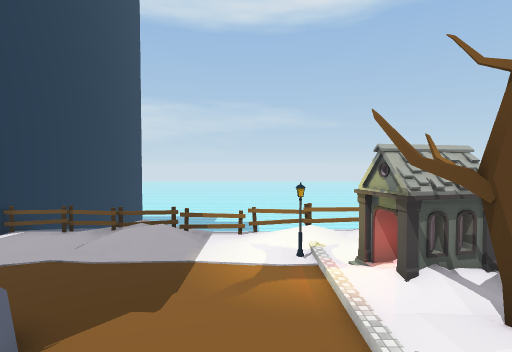
View 1 (above)

21 first-person views from a walk through a scene from a Unity 3-D project. The camera is 1.5 m above the floor, tilts 2° down and sees 80° across. The floor is counted in squares, 2 m on a side. Each view is taken from the middle of a square. On the plan, view 1 faces up. The plan holds only what a view shows up to about 10 squares ahead; the rest is blank. The place goes on beyond the plan. The player is left out. Some surface patterns are stand-ins.

View 2
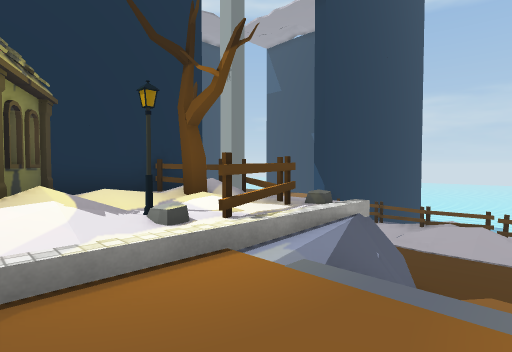

View 3
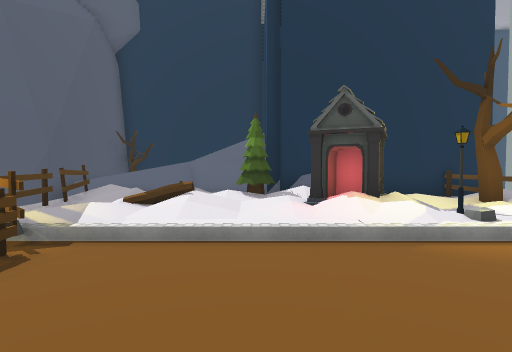

View 4
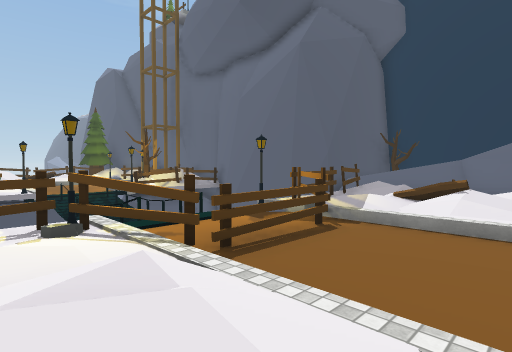

View 5
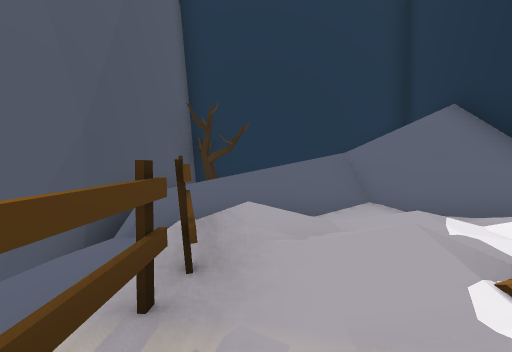

View 6
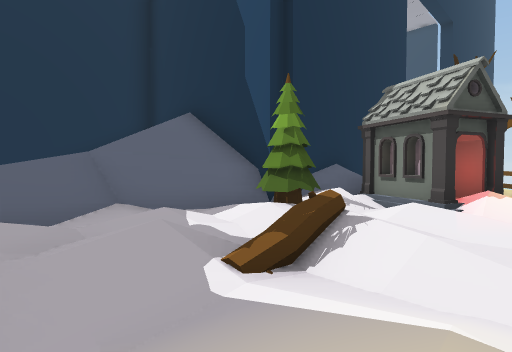

View 7
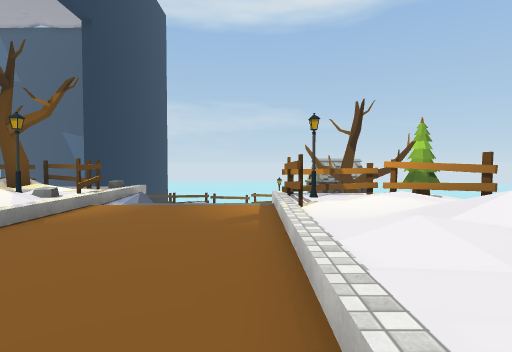

View 8
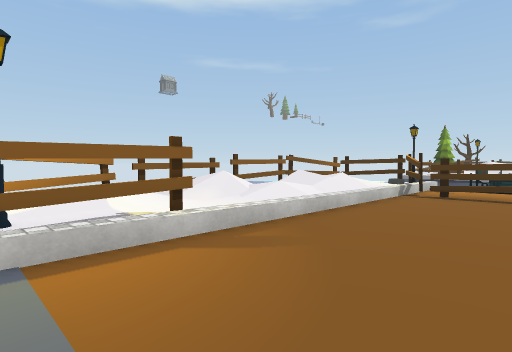

View 9
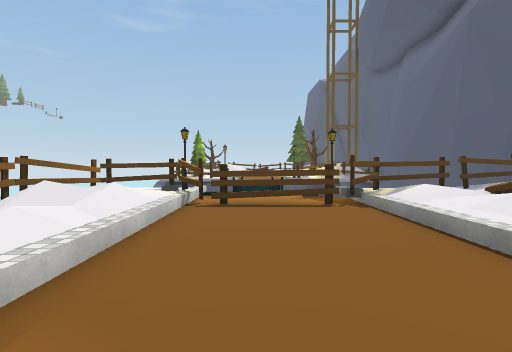

View 10
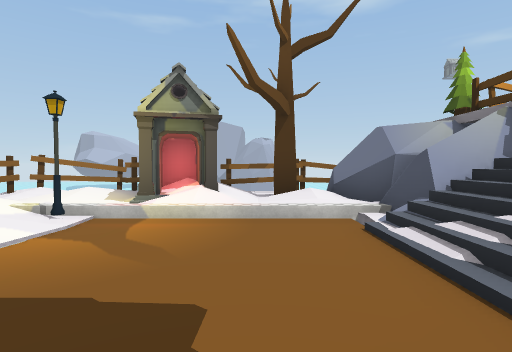

View 11
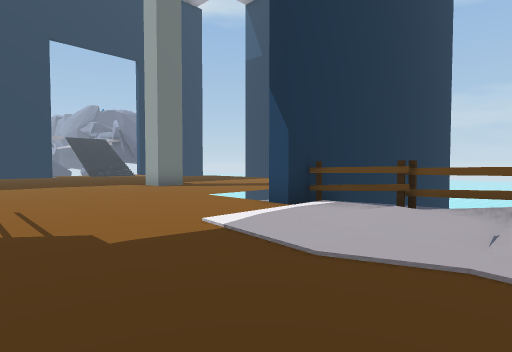

View 12
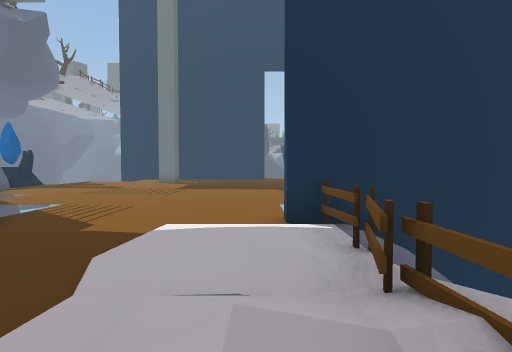

View 13
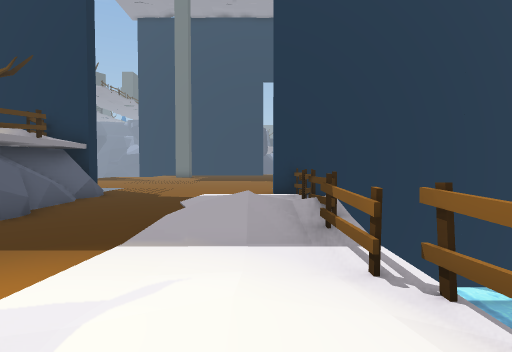

View 14
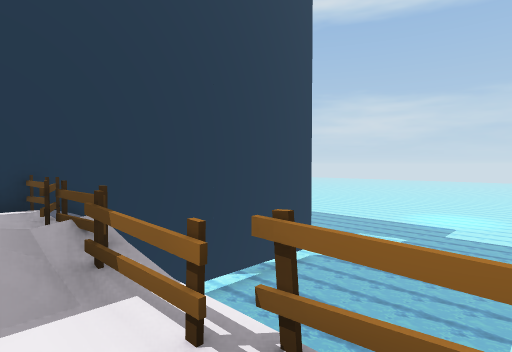

View 15
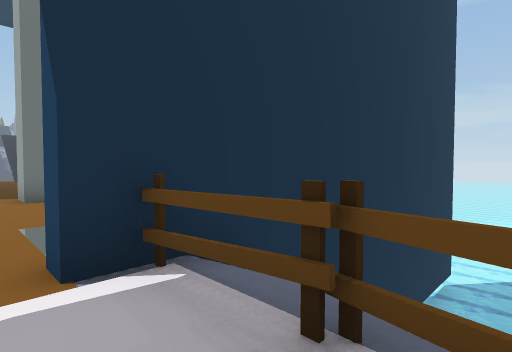

View 16
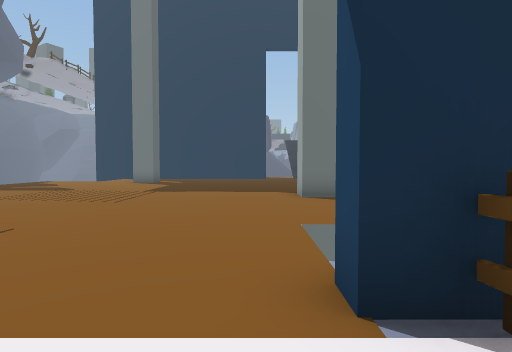

View 17
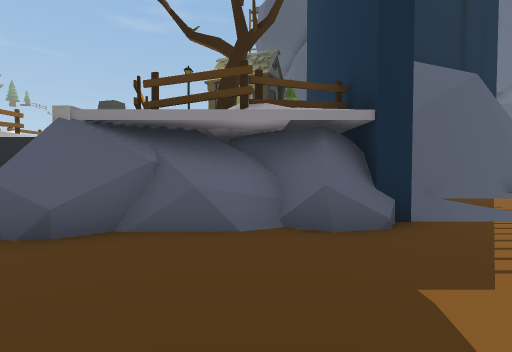

View 18
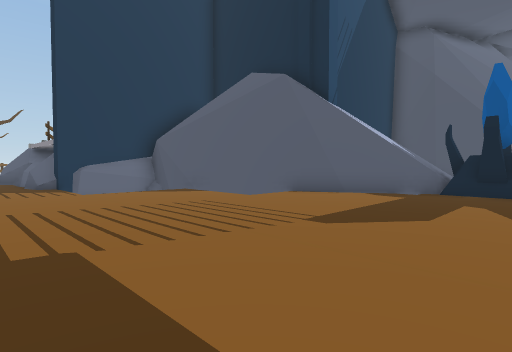

View 19
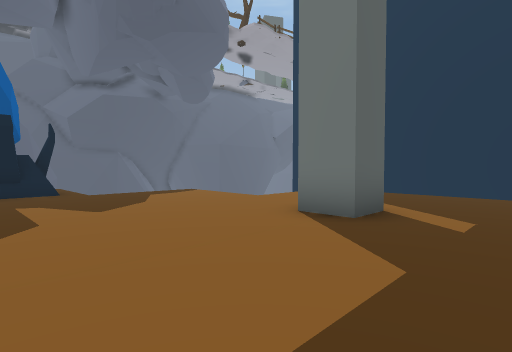

View 20
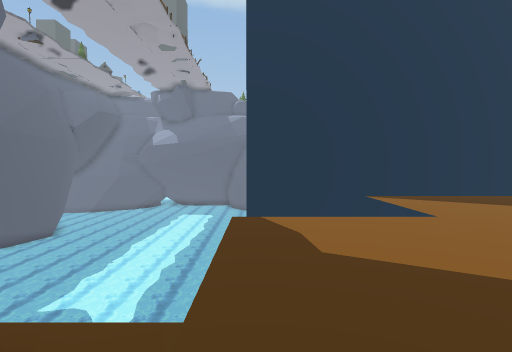

View 21
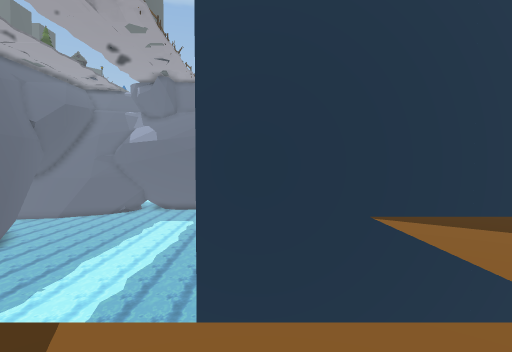

### Floor plan
Key: @ floor where view 1 was taken; # wall or solid block; . main floor; - floor 0.25 m lower than the main floor; : floor 2 m higher than the main floor; + floor 2.5 m higher than the main floor; * floor 3.25 m higher than the main floor; / step, stairs or slope; = window, fence, low wall or low ledge; ≈ water the walk keeps out of; ^ raised ledge; v drop or lower ground; F fence; S streetlight; T tree; H thing the floor can be seen under or through; O other object.
Columns run from 31 left of view 1 to 5 right of it. Each row starts with its distance up from view 1.
 20                        #vv    vv
 19                        #vv   vvv
 18                        # v  vvvv
 17                        #   vvvvv
 16                        #v
 15                        #vvvvvv
 14                        # vvvv
 13                        #
 12                        #
 11                        #
 10                 #....  #--v
  9                ......v/#F.FFFFF/FFFF
  8                ........../////.////F
  7                .........././//./S.//
  6                ................../#F
  5    #     ......................../##
  4    #  .........................../TFv
  3    #  ...##.............#^###....//F
  2    #  ..  #..........v #FFFF= //###F
  1    #  ...............v #//T// //#:
  0    #  ...............v # //S///@F*Tv
 -1    #     .........vv#### #///+++S/F
 -2    #     .........#### #/##//+++*/F
 -3    #     .......########///*/+++///
 -4 vvv         /O#///#////*T////+++//F
 -5 vvvvvv      /OO// #  /#//////+++//F
 -6 vvvvvv            #  ////////+++//F
 -7 ≈≈≈≈≈≈            #  ///////FHHF//
 -8  ≈≈≈≈≈            #   ///F//F++FF/F
 -9 ≈≈≈≈≈≈            #T  //FFFFS= OSFF
-10  ≈ ≈≈≈            ##// vvv   ###
-11    ≈≈              ####v     = =
-12                       ##     =v=
-13                              =v=

Where each view was taken, in squares from view 1:
view 1: 0 up, 0 right, facing up
view 2: 2 down, 1 left, facing up-left
view 3: 4 down, 1 right, facing left
view 4: 4 down, 2 right, facing down-left
view 5: 8 down, 4 left, facing left
view 6: 8 down, 4 left, facing up-left
view 7: 6 down, 0 right, facing up
view 8: 0 up, 2 left, facing down-right
view 9: 1 down, 1 left, facing down
view 10: 4 up, 3 left, facing right
view 11: 4 up, 4 left, facing up-left
view 12: 8 up, 2 left, facing left
view 13: 8 up, 2 right, facing left
view 14: 8 up, 1 right, facing up-left
view 15: 8 up, 5 left, facing up-left
view 16: 8 up, 6 left, facing left
view 17: 7 up, 6 left, facing down
view 18: 5 up, 19 left, facing down-right
view 19: 5 up, 17 left, facing down-left
view 20: 3 down, 18 left, facing left
view 21: 2 down, 21 left, facing left
